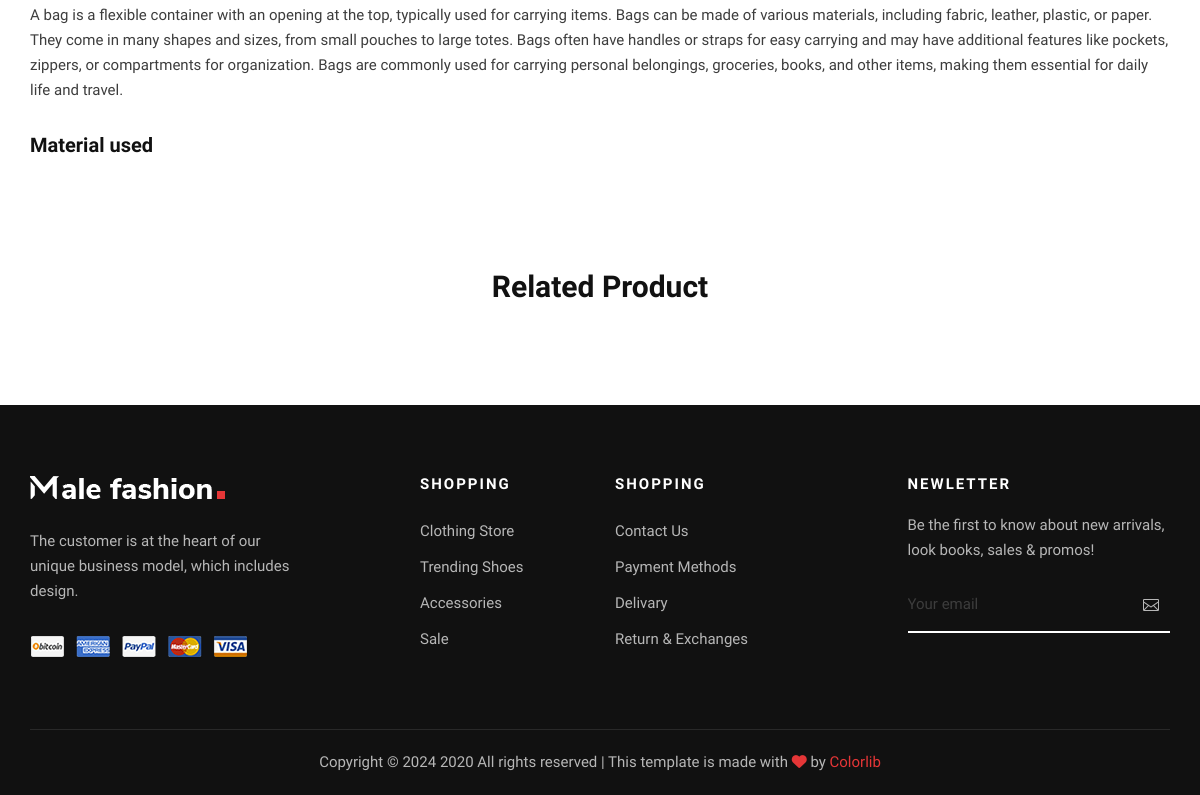
Page /products/10/shop_detail (lower part) on the earlier database version.
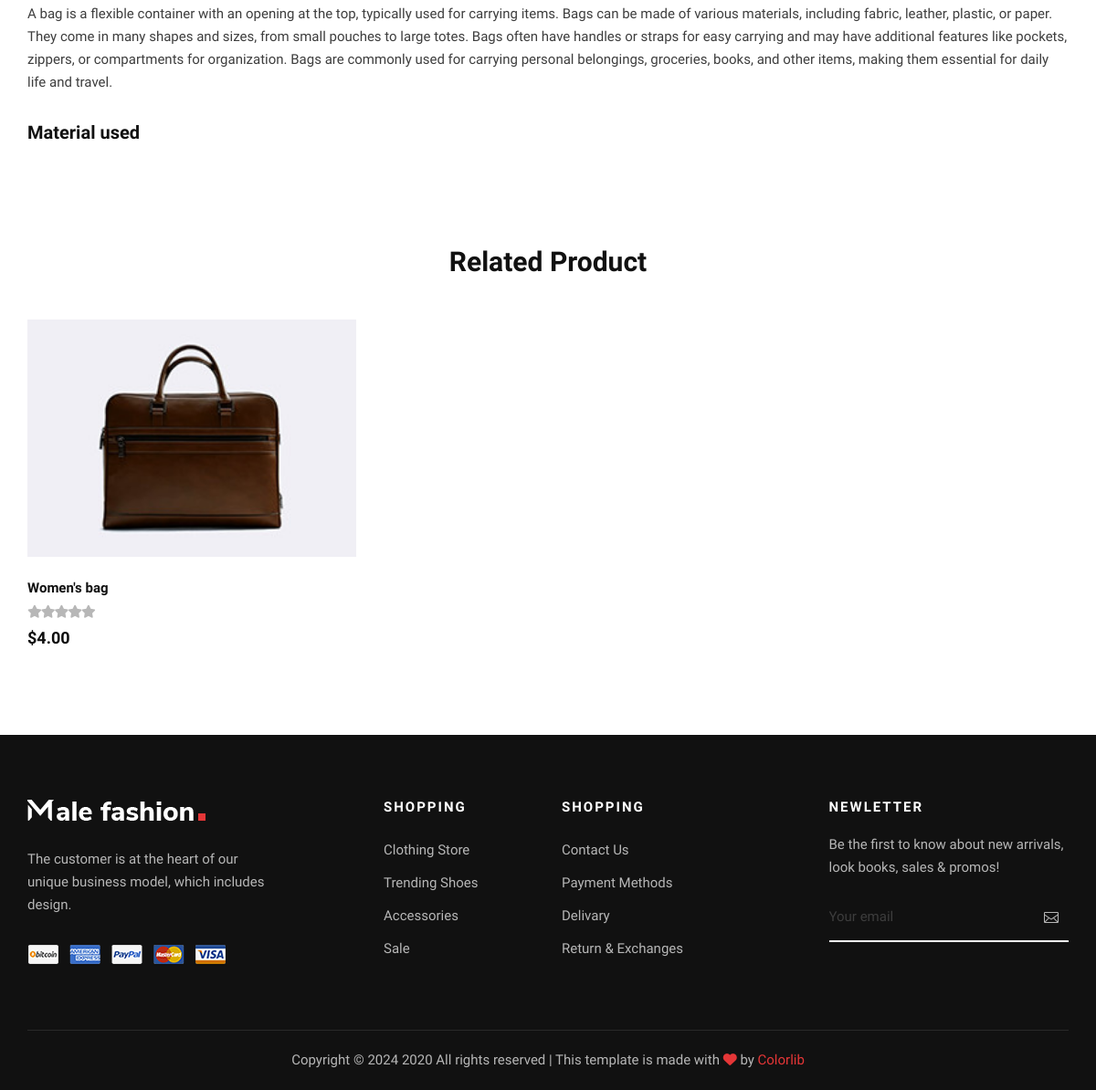
Same page on the later database version.
### products/models.py (models this page shows, shortened)
class ProductModel(models.Model):
    name = models.CharField(max_length=100)
    description = models.TextField()
    price = models.DecimalField(max_digits=8, decimal_places=2)
    discount = models.IntegerField(default=5)
    image = models.ImageField(upload_to='Product')
    is_sale = models.BooleanField(default=False)
    quality = models.CharField(max_length=100)
    rating = models.PositiveIntegerField(default=1, validators=[rating_value_validator])
    color = models.ManyToManyField(ColorModel)
    tags = models.ManyToManyField(TagsModel)
    material = models.TextField(null=True, blank=True)
    sizes = models.ManyToManyField(SizeModel)
    brand = models.ForeignKey(BrandsModel, on_delete=models.CASCADE)
    category = models.ForeignKey(CategoryModel, on_delete=models.CASCADE, related_name='products')
    subcategory = models.ManyToManyField(SubCategoryModel)
    quantity = models.PositiveIntegerField(default=0)
    created_at = models.DateTimeField(auto_now_add=True)
    updated_at = models.DateTimeField(auto_now=True)
    @staticmethod
    def get_from_cart(cart):
        return ProductModel.objects.filter(id__in=cart)
    class Meta:
        verbose_name = 'Product'
        verbose_name_plural = 'Products'

### products/views.py (the view)
# urls.py: path('<int:pk>/shop_detail', ProductDetailView.as_view(),name= 'shop_details'),
class ProductDetailView(DetailView):
    template_name = 'shop-details.html'
    model = ProductModel
    context_object_name = 'shop_detail'
    def get_context_data(self, **kwargs):
        context = super().get_context_data(**kwargs)
        context['related_products'] = ProductModel.objects.filter(category=self.object.category).exclude(pk=self.object.pk)[:4]
        context['tags'] = ProductModel.objects.filter(tags__in=self.object.tags.all())
        context['categories'] = ProductModel.objects.filter(category=self.object.category)
        return context

### products/templatetags/my_tags.py (called while the page is built)
@register.simple_tag(name='cart_info')
def get_cart_info(request, coupon=None):
    cart = request.session.get('cart', [])
    products = ProductModel.get_from_cart(cart)
    total_price = 0
    for product in products:
        total_price += product.real_price()
    quantity = len(cart)
    if coupon:
        total_price = total_price - (total_price * (coupon.discount_amount / 100))
    return quantity, "{:.2f}".format(total_price)

### templates/shop-details.html (shortened to what this page needs)
{% extends 'layouts/base.html' %}
{% load static %}
{% load my_tags %}
{% block content %}
<section class="shop-details">
  <div class="product__details__content">
    <div class="container">
      <div class="row">
        <div class="col-lg-12">
          <div class="product__details__tab">
            <div class="tab-content">
              <div class="tab-pane active" id="tabs-5" role="tabpanel">
                <div class="product__details__tab__content">
                  <div class="product__details__tab__content__item">
                    <p>
                        {{shop_detail.description}}
                    </p>
                  </div>
                  <div class="product__details__tab__content__item">
                    <h5>Material used</h5>
                  </div>
                </div>
              </div>
            </div>
          </div>
        </div>
      </div>
    </div>
  </div>
</section>
<section class="related spad">
  <div class="container">
    <div class="row">
      <div class="col-lg-12">
        <h3 class="related-title">Related Product</h3>
      </div>
    </div>
    <div class="row">
      {% for product in related_products %}
          <div class="col-lg-4 col-md-6 col-sm-6">
            <div class="product__item">
              <div
                class="product__item__pic set-bg"
                data-setbg="{{ product.image.url }}"
              >
              </div>
              <div class="product__item__text">
                <h6>{{ product.name }}</h6>
                <div class="rating">
                  <i class="fa fa-star-o"></i>
                  <i class="fa fa-star-o"></i>
                  <i class="fa fa-star-o"></i>
                  <i class="fa fa-star-o"></i>
                  <i class="fa fa-star-o"></i>
                </div>
                <h5>${{ product.price }}</h5>
              </div>
            </div>
          </div>
          {% endfor %}
    </div>
  </div>
</section>
{% endblock %}

Differences in the rows shown:
now on this page (row edited): ProductModel: name "Women's bag", price "4.00"
